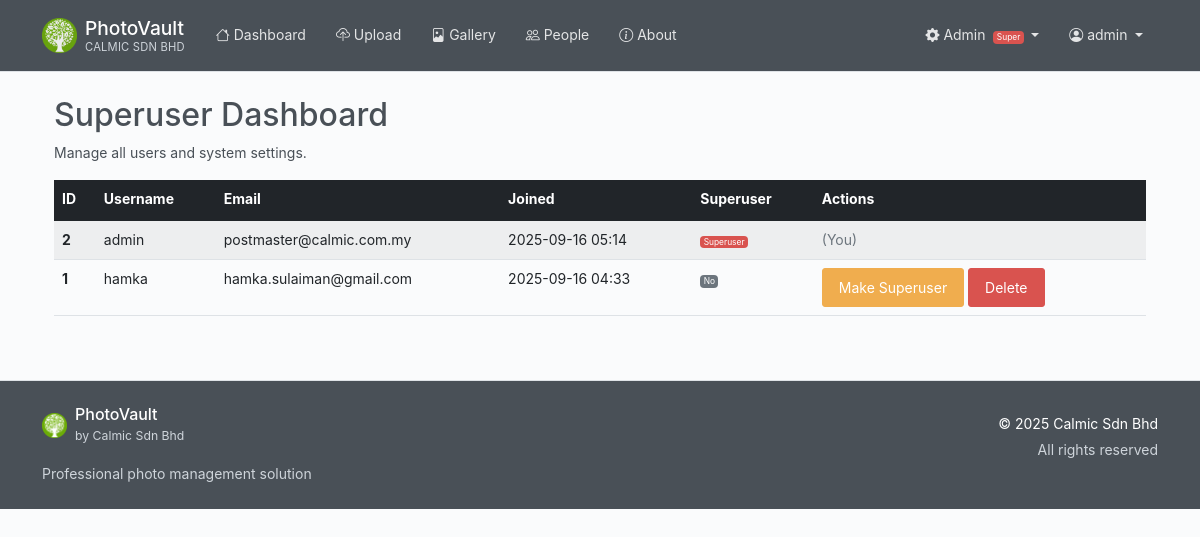
Page /superuser/dashboard (signed in) on the committed database.
### photovault/models/__init__.py (models this page shows, shortened)
class User(UserMixin, db.Model):
    id = db.Column(db.Integer, primary_key=True)
    username = db.Column(db.String(80), unique=True, nullable=False)
    email = db.Column(db.String(120), unique=True, nullable=False)
    password_hash = db.Column(db.String(255), nullable=False)
    created_at = db.Column(db.DateTime, default=datetime.utcnow)
    is_active = db.Column(db.Boolean, default=True)
    is_admin = db.Column(db.Boolean, default=False, nullable=False)
    is_superuser = db.Column(db.Boolean, default=False, nullable=False)
    photos = db.relationship('Photo', backref='user', lazy=True, cascade='all, delete-orphan')
    albums = db.relationship('Album', backref='user', lazy=True, cascade='all, delete-orphan')
    people = db.relationship('Person', backref='user', lazy=True, cascade='all, delete-orphan')

### photovault/routes/superuser.py (the view)
    def wrap(*args, **kwargs):
        if not current_user.is_authenticated or not current_user.is_superuser:
            flash("Access denied. Superuser privileges required.", "danger")
            return redirect(url_for('main.index')) # Or redirect to login/dashboard
        return f(*args, **kwargs)

### photovault/routes/superuser.py (called while the page is built)
def superuser_required(f):
    def wrap(*args, **kwargs):
        if not current_user.is_authenticated or not current_user.is_superuser:
            flash("Access denied. Superuser privileges required.", "danger")
            return redirect(url_for('main.index')) # Or redirect to login/dashboard
        return f(*args, **kwargs)
    wrap.__name__ = f.__name__
    return wrap

@superuser_bp.route('/')
@superuser_bp.route('/dashboard')
@login_required
@superuser_required
def dashboard():
    users = User.query.order_by(User.created_at.desc()).all()
    return render_template('superuser/dashboard.html', users=users)

### photovault/templates/superuser/dashboard.html (shortened to what this page needs)
{% extends "base.html" %}
{% block content %}
<div class="container mt-4">
    <h2>Superuser Dashboard</h2>
    <p>Manage all users and system settings.</p>
    {% if users %}
    <div class="table-responsive">
        <table class="table table-striped table-hover">
            <thead class="table-dark">
                <tr>
                    <th scope="col">ID</th>
                    <th scope="col">Username</th>
                    <th scope="col">Email</th>
                    <th scope="col">Joined</th>
                    <th scope="col">Superuser</th>
                    <th scope="col">Actions</th>
                </tr>
            </thead>
            <tbody>
                {% for user in users %}
                <tr>
                    <th scope="row">{{ user.id }}</th>
                    <td>{{ user.username }}</td>
                    <td>{{ user.email }}</td>
                    <td>{{ user.created_at.strftime('%Y-%m-%d %H:%M') if user.created_at else 'N/A' }}</td>
                    <td>
                        {% if user.is_superuser %}
                            <span class="badge bg-danger">Superuser</span>
                        {% else %}
                            <span class="badge bg-secondary">No</span>
                        {% endif %}
                    </td>
                    <td>
                        {% if user.id != current_user.id %}
                        <form method="post" action="{{ url_for('superuser.toggle_superuser', user_id=user.id) }}" style="display: inline;">
                            <button type="submit" class="btn btn-sm btn-warning"
                                    onclick="return confirm('Are you sure you want to {% if user.is_superuser %}revoke superuser{% else %}grant superuser{% endif %} for {{ user.username }}?')">
                                {% if user.is_superuser %}Revoke Superuser{% else %}Make Superuser{% endif %}
                            </button>
                        </form>
                        <form method="post" action="{{ url_for('superuser.delete_user', user_id=user.id) }}" style="display: inline;">
                            <button type="submit" class="btn btn-sm btn-danger"
                                    onclick="return confirm('Are you sure you want to delete user {{ user.username }}? This will also delete all their photos.')">
                                Delete
                            </button>
                        </form>
                        {% else %}
                        <span class="text-muted">(You)</span>
                        {% endif %}
                    </td>
                </tr>
                {% endfor %}
            </tbody>
        </table>
    </div>
    {% else %}
    <p>No users found.</p>
    {% endif %}
</div>
{% endblock %}

### photovault/templates/base.html (shortened to what this page needs)
<!DOCTYPE html>
<html lang="en">
<head>
    <link href="https://cdn.jsdelivr.net/npm/bootstrap@5.1.3/dist/css/bootstrap.min.css" rel="stylesheet"
>
    <link rel="stylesheet" href="https://cdn.jsdelivr.net/npm/bootstrap-icons@1.11.3/font/bootstrap-icons.css">
    <link rel="stylesheet" href="{{ url_for('static', filename='css/style.css') }}">
</head>
<body>
    <nav class="navbar navbar-expand-lg navbar-dark" role="navigation" aria-label="Main navigation">
        <div class="container">
            <a class="navbar-brand d-flex align-items-center" href="{{ url_for('main.index') }}" aria-label="PhotoVault Home">
                <div class="logo-container me-2 d-flex align-items-center">
                    <img src="{{ url_for('static', filename='img/calmic-logo.png') }}"
                         alt="Calmic Logo"
                         height="35"
                         class="logo-img"
                         onload="this.parentNode.querySelector('.logo-fallback').style.display='none';"
                         onerror="this.style.display='none'; this.parentNode.querySelector('.logo-fallback').style.display='flex';">
                </div>
                <div class="brand-text">
                    <div class="brand-name">{{ app_title if app_title else 'PhotoVault' }}</div>
                    <div class="company-name">{{ company_info.name if company_info else 'Calmic Sdn Bhd' }}</div>
                </div>
            </a>
            <div class="collapse navbar-collapse" id="navbarNav">
                {% if current_user.is_authenticated %}
                <div class="navbar-nav me-auto">
                    <a class="nav-link {{ 'active' if request.endpoint == 'main.dashboard' }}"
                       href="{{ url_for('main.dashboard') }}" aria-current="{% if request.endpoint == 'main.dashboard' %}page{% endif %}">
                        <i class="bi bi-house" aria-hidden="true"></i> Dashboard
                    </a>
                    <a class="nav-link {{ 'active' if request.endpoint == 'photo.upload_photo' }}"
                       href="/upload" aria-current="{% if request.endpoint == 'photo.upload_photo' %}page{% endif %}">
                        <i class="bi bi-cloud-upload" aria-hidden="true"></i> Upload
                    </a>
                    <a class="nav-link"
                       href="/gallery" aria-current="page">
                        <i class="bi bi-file-image" aria-hidden="true"></i> Gallery
                    </a>
                    <a class="nav-link {{ 'active' if request.endpoint == 'main.people' }}"
                       href="{{ url_for('main.people') }}" aria-current="{% if request.endpoint == 'main.people' %}page{% endif %}">
                        <i class="bi bi-people" aria-hidden="true"></i> People
                    </a>
                    <a class="nav-link {{ 'active' if request.endpoint == 'main.about' }}"
                       href="{{ url_for('main.about') }}" aria-current="{% if request.endpoint == 'main.about' %}page{% endif %}">
                        <i class="bi bi-info-circle" aria-hidden="true"></i> About
                    </a>
                </div>
                <div class="navbar-nav ms-auto">
                    {% if current_user.is_admin or current_user.is_superuser %}
                    <div class="nav-item dropdown">
                        <a class="nav-link dropdown-toggle" href="#" id="adminDropdown" role="button"
                           data-bs-toggle="dropdown" aria-expanded="false" aria-label="Admin menu">
                            <i class="bi bi-gear-fill" aria-hidden="true"></i> Admin
                            {% if current_user.is_superuser %}
                                <span class="badge bg-danger ms-1" aria-label="Superuser role">Super</span>
                            {% else %}
                                <span class="badge bg-warning ms-1" aria-label="Admin role">Admin</span>
                            {% endif %}
                        </a>
                    </div>
                    {% endif %}
                    <div class="nav-item dropdown">
                        <a class="nav-link dropdown-toggle" href="#" id="userDropdown" role="button"
                           data-bs-toggle="dropdown" aria-expanded="false" aria-label="User menu for {{ current_user.username }}">
                            <i class="bi bi-person-circle" aria-hidden="true"></i>
                            <span class="d-none d-sm-inline">{{ current_user.username }}</span>
                        </a>
                    </div>
                </div>
                {% endif %}
            </div>
        </div>
    </nav>
    <main class="container my-4" id="main-content" role="main">
        {% block content %}{% endblock %}
    </main>
    <footer class="py-4 mt-5" role="contentinfo">
        <div class="container">
            <div class="row">
                <div class="col-md-6 mb-3 mb-md-0">
                    <div class="d-flex align-items-center mb-3">
                        <div class="footer-logo-container me-2 d-flex align-items-center">
                            <img src="{{ url_for('static', filename='img/calmic-logo.png') }}"
                                 alt="Calmic Logo"
                                 height="25"
                                 class="footer-logo-img"
                                 onload="this.parentNode.querySelector('.footer-logo-fallback').style.display='none';"
                                 onerror="this.style.display='none'; this.parentNode.querySelector('.footer-logo-fallback').style.display='flex';">
                        </div>
                        <div>
                            <h6 class="mb-0">{{ app_title if app_title else 'PhotoVault' }}</h6>
                            <small class="text-muted">by {{ company_info.name if company_info else 'Calmic Sdn Bhd' }}</small>
                        </div>
                    </div>
                    <p class="text-muted mb-0">Professional photo management solution</p>
                </div>
                <div class="col-md-6 text-md-end">
                    <p class="mb-1">{{ company_copyright if company_copyright else '© 2025 Calmic Sdn Bhd' }}</p>
                    <p class="text-muted mb-0">All rights reserved</p>
                </div>
            </div>
        </div>
    </footer>
</body>
</html>

### photovault/static/css/style.css (style rules this page uses)
body { font-family: -apple-system, BlinkMacSystemFont, 'Segoe UI', Roboto, 'Helvetica Neue', Arial, sans-serif; font-size: 14px; line-height: 1.6; color: #495057; background-color: #fafbfc; font-weight: 400; }
:root { --primary-color: #495057; --secondary-color: #868e96; --success-color: #51a351; --info-color: #5bc0de; --warning-color: #f0ad4e; --danger-color: #d9534f; --light-bg: #fafbfc; --lighter-bg: #ffffff; --border-color: #e1e5e9; --text-muted: #6c757d; --text-dark: #495057; }
.navbar-brand { font-weight: 500; font-size: 1.2rem; padding: 0.5rem 0; color: #ffffff !important; }
.navbar-brand img { border-radius: 2px; opacity: 0.9; }
.brand-text { line-height: 1.3; }
.brand-name { font-size: 1.2rem; font-weight: 500; color: #ffffff; margin-bottom: -1px; }
.company-name { font-size: 0.7rem; color: #ced4da; font-weight: 400; text-transform: uppercase; letter-spacing: 0.2px; }
.navbar-dark { background-color: var(--primary-color) !important; border-bottom: 1px solid #dee2e6; box-shadow: none; }
.navbar-dark .navbar-nav .nav-link { color: rgba(255,255,255,0.85) !important; font-weight: 400; padding: 0.5rem 0.875rem; border-radius: 3px; margin: 0 1px; transition: all 0.15s ease; }
.badge { font-size: 0.6em; font-weight: 400; padding: 0.25em 0.4em; }
.badge.bg-danger { background-color: var(--danger-color) !important; }
.btn { border-radius: 3px; font-weight: 400; font-size: 0.875rem; padding: 0.5rem 1rem; transition: all 0.15s ease; border-width: 1px; }
.btn-warning { background-color: var(--warning-color); border-color: var(--warning-color); color: #ffffff; }
.btn-danger { background-color: var(--danger-color); border-color: var(--danger-color); }
footer { background-color: var(--primary-color); color: #ffffff; border-top: 1px solid #dee2e6; }
footer .text-muted { color: #ced4da !important; }
.text-muted { color: var(--text-muted) !important; }
.bg-danger, .bg-danger * { color: #ffffff !important; }
.bg-secondary, .bg-secondary * { color: #ffffff !important; }

### rows in the picture
User: username "admin", id "2", email "postmaster@calmic.com.my", created_at "2025-09-16 05:14", is_superuser "Superuser", shows "(You)"
User: id "1", username "hamka", email "hamka.sulaiman@gmail.com", created_at "2025-09-16 04:33", is_superuser "No"

### other values in the picture
{{ app_title if app_title else 'PhotoVault' }} "PhotoVault"
{{ company_info.name if company_info else 'Calmic Sdn Bhd' }} "CALMIC SDN BHD"
{{ company_info.name if company_info else 'Calmic Sdn Bhd' }} "Calmic Sdn Bhd"
{{ company_copyright if company_copyright else '© 2025 Calmic Sdn Bhd' }} "© 2025 Calmic Sdn Bhd"
